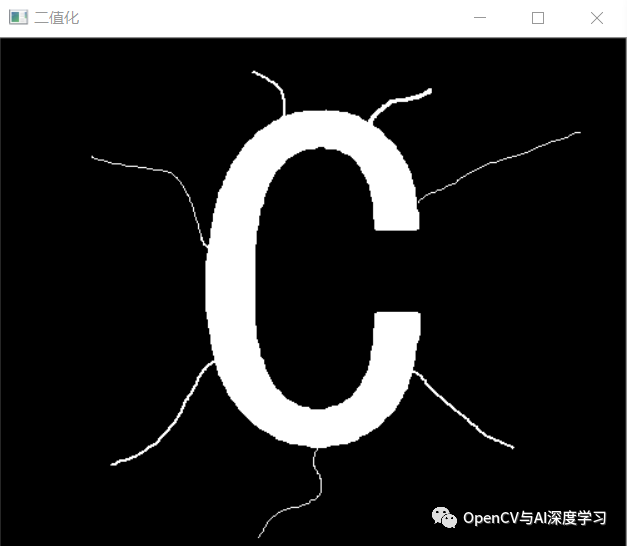
#> input picture ercode.png, 627 x 546 px
$ python ShapeImageHandler.py
#> lines starting #> are read from the running program, lines starting #| are printed output that depends on the picture
import cv2 as cv
import numpy as np

ercode = cv.imread('../ercode.png',cv.IMREAD_UNCHANGED)
#> ercode is the input picture: shape (546, 627, 4); mean B, G, R, A 42.2, 42.2, 42.2, 255
# 腐蚀 结构元
kernel = np.ones((9,9),np.uint8)
# 腐蚀操作
erosion = cv.erode(ercode,kernel=kernel,iterations=2)
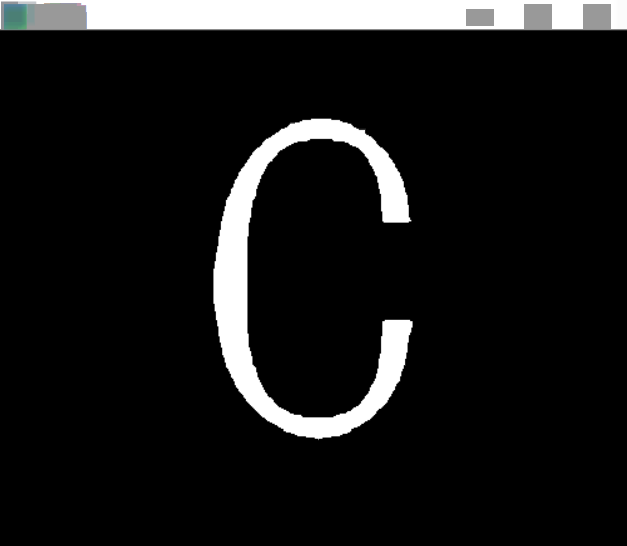
#> erosion: shape (546, 627, 4); mean B, G, R, A 24.4, 24.4, 24.3, 255
cv.imshow('ercode',ercode)
cv.imshow('erosion',erosion)

dilation = cv.dilate(ercode,kernel=kernel)
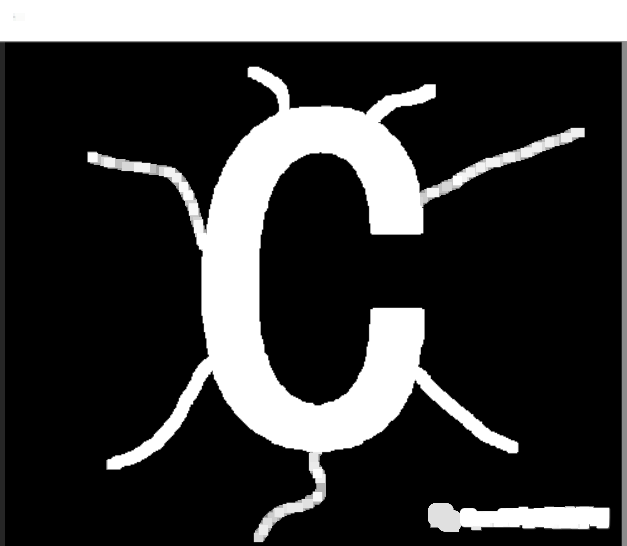
#> dilation: shape (546, 627, 4); mean B, G, R, A 59, 59, 59, 255

cv.imshow('dilation',dilation)
cv.waitKey()
cv.destroyAllWindows()
